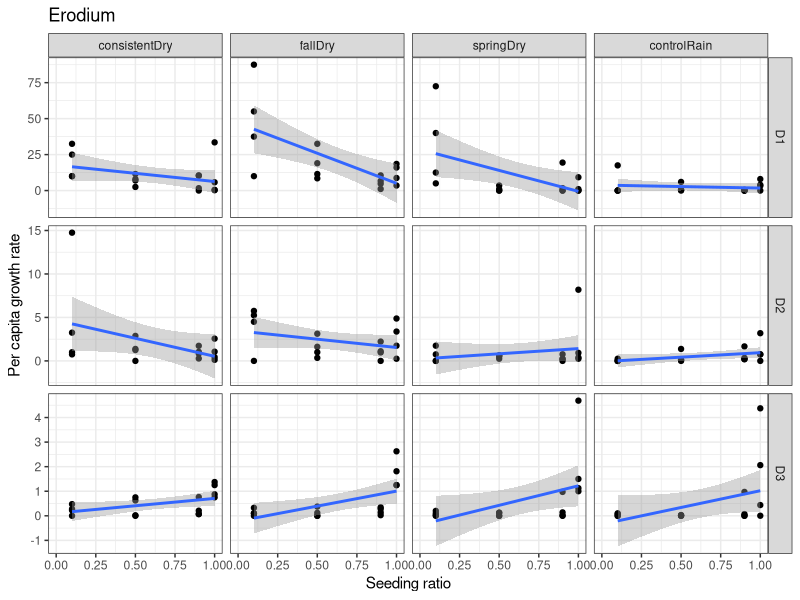
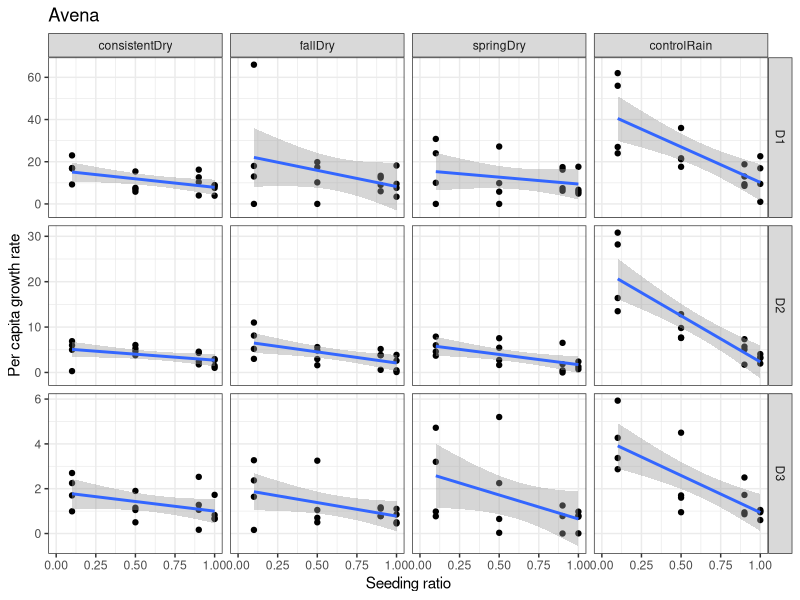
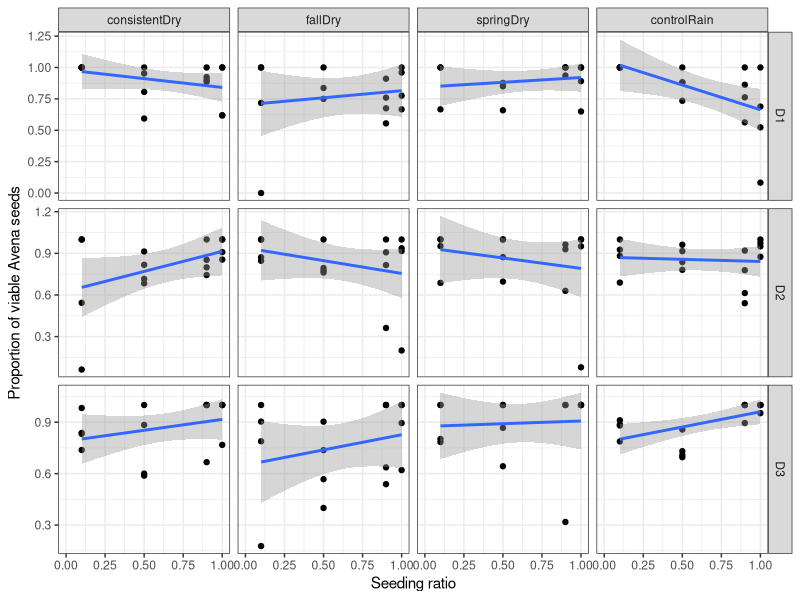
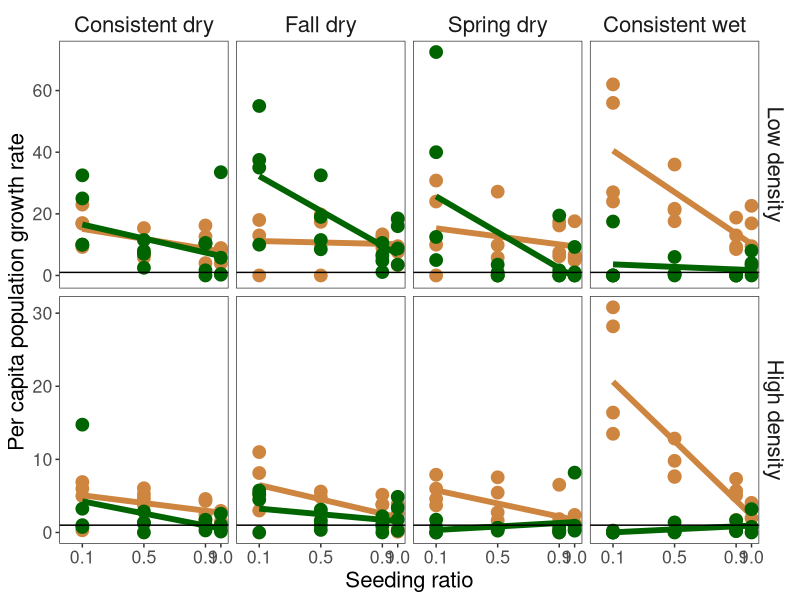
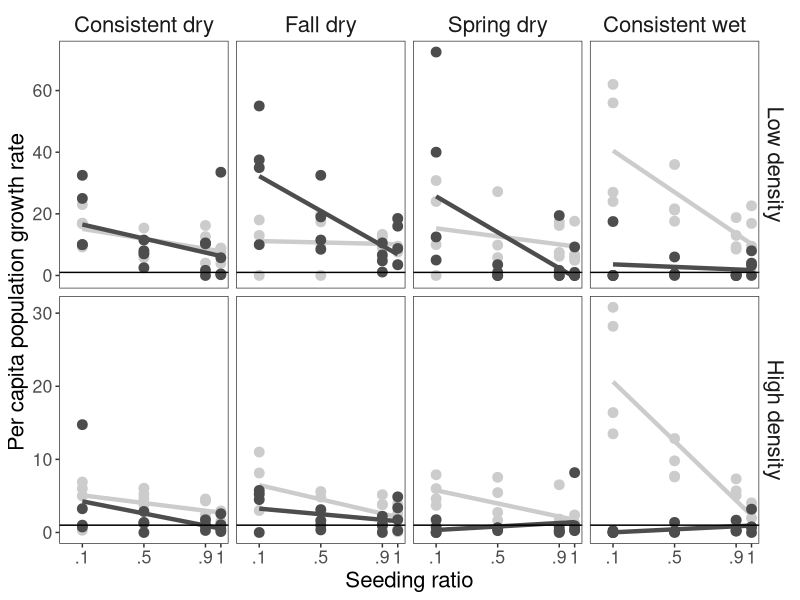
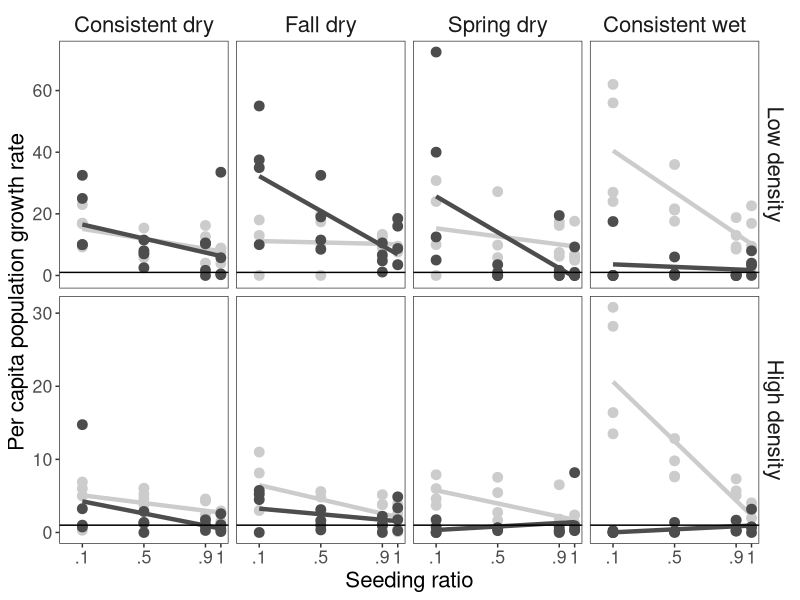
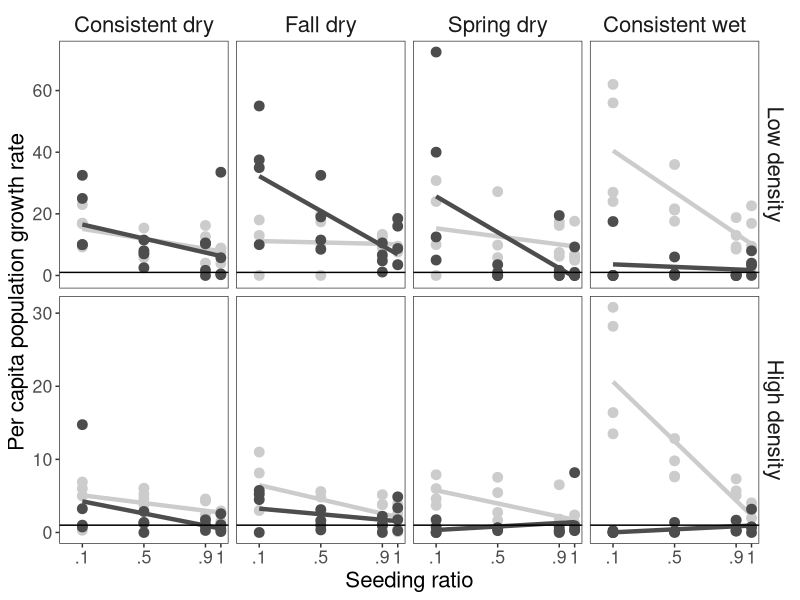

Write R code to recreate these figures, in order.
library(tidyverse)
library(here)

## DECEMBER DATA
mydat <- read_csv("Data/dd_stem_count_20141216.csv")


## CREATE A KEY TO ADD TREATMENT INFO TO SUBSEQUENT DATA
trtconvert <- mydat %>%
  dplyr::select(plot, subplot, number, AVtrt, EROtrt, density)

# ## FEBRUARY DATA
# mydat_feb <- read.csv("dd_stem_count_20150221.csv") %>%
#   tbl_df() %>%
#   mutate(plot = paste("Plot", Plot, sep="_"),
#          subplot = Treatment,
#          number = Subplot) %>%
#   select(-Plot, -Subplot, -Treatment, -AVquadrat, -EROquadrat, -Notes)%>%
#   select(date, plot, subplot, number, EROcount, AVcount)
# 
# mydat_feb2 <- tbl_df(merge(mydat_feb, trtconvert))
# names(mydat_feb2)[5:6] = c("ERO", "AV")
# 
# 
# ## MARCH DATA
# mydat_mar <- read.csv("dd_stem_count_20150320.csv") %>%
#   tbl_df() %>%
#   mutate(plot=paste("Plot", plot, sep="_")) %>%
#   select(date, plot, subplot, number, EROcount, AVcount)
# 
# mydat_mar2 <- tbl_df(merge(mydat_mar, trtconvert))
# names(mydat_mar2)[5:6] = c("ERO", "AV")


## APRIL DATA
mydat_apr <- read_csv("Data/dd_stem_count_20150423.csv") %>%
mutate(AVcor=1, AVcor=ifelse(AVquadrat2 == "10x25cm", 2.5, AVcor),
       AVcor=ifelse(AVquadrat2 == "5x5cm", 25, AVcor)) %>%
mutate(EROcor=1, EROcor=ifelse(EROquadrat2 == "10x25cm", 2.5, EROcor),
       EROcor=ifelse(EROquadrat2 == "5x5cm", 25, EROcor)) %>%
  mutate(AV_seeds=(AVgoodseed + AVmoldseed)*2*AVcor,
         AV_seedsgood=AVgoodseed*2*AVcor) %>%
    mutate(AV_propgood = AV_seedsgood/AV_seeds) %>%
  mutate(ERO_seeds=(EROstork + EROseed)*5*EROcor) %>%
  mutate(AV_stemtog=NA, AV_stemtog = ifelse(is.na(AVstemsTotal) == F, AVstemsTotal, AV_stemtog),
                AV_stemtog = ifelse(is.na(AVstemswseed) == F, AVstemswseed, AV_stemtog), 
    AV_stems = (AV_stemtog)*AVcor,
         ERO_stems = EROcount*EROcor) %>%
  mutate(AV_r = AV_seeds/AV_stems,
         ERO_r = ERO_seeds/ERO_stems) %>%
  dplyr::select(plot, subplot, AV_seeds, ERO_seeds, AV_stems, ERO_stems, AV_r, ERO_r, AV_seedsgood, AV_propgood)

trtconvert2 <- trtconvert %>%
  mutate(plot = extract_numeric(plot))

mydat_apr2 <- tbl_df(merge(mydat_apr, trtconvert2))



# ADD SHELTER CONVERSION KEY
shelterkey <- read_csv("Data/Shelter_key.csv")
mydat2 <- merge(mydat_apr2, shelterkey) %>%
  tbl_df() %>%
gather(spptrt, prop, AVtrt:EROtrt)%>%
  mutate(prop=extract_numeric(prop))%>%
  mutate(treatment=ordered(treatment, levels = c(consistentDry="consistentDry", fallDry="fallDry", springDry="springDry", controlRain="controlRain")))

# #just look at the monocultures
# mono <- mydat2 %>%
#   filter(prop==10) %>%
#   select(plot, subplot, density, ERO_seeds, AV_seedsgood, treatment, shelterBlock, spptrt, prop)%>%
#   gather(spp, count, ERO_seeds:AV_seedsgood) %>%
#   filter((spptrt=="AVtrt"&spp=="AV_seedsgood")|(spptrt=="EROtrt"&spp=="ERO_seeds")) %>%
#   mutate(seed=20, seed=ifelse(density=="D2", 200, seed), seed=ifelse(density=="D3", 2000, seed))%>%
#   mutate(propgerm=count/seed)%>%
#   ggplot(aes(x=density, y=propgerm, group=1))+geom_point() + facet_grid(spp~treatment) +geom_smooth(stat="smooth")
# 
# mono+theme_bw()


## PRELIMINARY VISUALIZATIONS

# Erodium
ero <- mydat2 %>%
  filter(spptrt=="EROtrt") %>%
  mutate(seed=20*(prop/10), seed=ifelse(density=="D2", 200*(prop/10), seed), seed=ifelse(density=="D3", 2000*(prop/10), seed)) %>%
  mutate(ERO_stemcorrect=1, ERO_stemcorrect=ifelse(ERO_stems > seed, seed/ERO_stems, ERO_stemcorrect)) %>%
  mutate(ERO_seeds2=ERO_seeds*ERO_stemcorrect) %>%
  mutate(R=ERO_seeds/seed) %>%
  ggplot(aes(x=(prop/10), y=R))+ geom_point()+ facet_grid(density~treatment, scale="free") 

ero + geom_smooth(method="lm") +theme_bw() +ylab("Per capita growth rate") + xlab("Seeding ratio") + ggtitle("Erodium") #+ ylim(0,.5)

# Avena
av <- mydat2 %>%
  filter(spptrt=="AVtrt") %>%
 # filter(density=="D1") %>%
  mutate(seed=20*(prop/10), seed=ifelse(density=="D2", 200*(prop/10), seed), seed=ifelse(density=="D3", 2000*(prop/10), seed)) %>%
  mutate(AV_stemcorrect=1, AV_stemcorrect=ifelse(AV_stems > seed, seed/AV_stems, AV_stemcorrect))%>%
  mutate(AV_seeds2=AV_seeds*AV_stemcorrect) %>%
  mutate(AV_seedsgood2=AV_seedsgood*AV_stemcorrect) %>%
  mutate(R=AV_seedsgood2/seed)%>%
  ggplot(aes(x=(prop/10), y=R))+ geom_point()+ facet_grid(density~treatment,  scale="free")
av + geom_smooth(method="lm") + theme_bw()+ylab("Per capita growth rate") + xlab("Seeding ratio") + ggtitle("Avena")
  

## Prop viable
av_propgood <- mydat2 %>%
  filter(spptrt=="AVtrt")%>%
  # filter(density=="D1") %>%
  mutate(seed=20*(prop/10), seed=ifelse(density=="D2", 200*(prop/10), seed), seed=ifelse(density=="D3", 2000*(prop/10), seed))%>%
  mutate(AV_stemcorrect=1, AV_stemcorrect=ifelse(AV_stems > seed, seed/AV_stems, AV_stemcorrect))%>%
  mutate(AV_seeds2=AV_seeds*AV_stemcorrect) %>%
  mutate(AV_seedsgood2=AV_seedsgood*AV_stemcorrect) %>%
  mutate(R=AV_seedsgood2/seed)%>%
  ggplot(aes(x=(prop/10), y=AV_propgood))+ geom_point()+ facet_grid(density~treatment,  scale="free")
av_propgood + geom_smooth(method="lm") + theme_bw()+ylab("Proportion of viable Avena seeds") + xlab("Seeding ratio")

# 
# 
# pdf("ddExperiment_growthrate_20150423.pdf")
#  ero+geom_smooth(method = "lm", formula = y ~ poly(x,2)) +theme_bw() + xlab("Seeding ratio") +ylab("Per capita growth rate") + 
#   ggtitle("Erodium") + geom_hline(y=1)
# av+geom_smooth(method = "lm") + theme_bw()+ xlab("Seeding ratio")+ylab("Per capita growth rate")  + ggtitle("Avena") + geom_hline(y=1)
# dev.off()

## APPEND DATA
# Avena
avdat <- mydat2 %>%
  mutate(density = as.character(density)) %>%
  filter(spptrt=="AVtrt")%>%
  mutate(seed=20*(prop/10), 
         seed=ifelse(density=="D2", 200*(prop/10), seed), 
         seed=ifelse(density=="D3", 2000*(prop/10), seed)) %>%
  mutate(AV_stemcorrect=1, AV_stemcorrect=ifelse(AV_stems > seed, seed/AV_stems, AV_stemcorrect))%>%
  mutate(AV_seeds2=AV_seeds*AV_stemcorrect) %>%
  mutate(seedsout=AV_seedsgood*AV_stemcorrect) %>%
  mutate(R=seedsout/seed) %>%
  mutate(species="Avena") %>%
  dplyr::select(plot, R, density, treatment, prop, shelterBlock, seed, species, seedsout, subplot)

# Erodium
erodat <- mydat2 %>%
  filter(spptrt=="EROtrt")%>%
  mutate(seed=20*(prop/10), seed=ifelse(density=="D2", 200*(prop/10), seed), seed=ifelse(density=="D3", 2000*(prop/10), seed))%>%
  mutate(ERO_stemcorrect=1, ERO_stemcorrect=ifelse(ERO_stems > seed, seed/ERO_stems, ERO_stemcorrect))%>%
  mutate(seedsout=ERO_seeds*ERO_stemcorrect) %>%
  mutate(R=seedsout/seed) %>%
  mutate(species="Erodium") %>%
  dplyr::select(plot, R, density, treatment, prop, shelterBlock, seed, species, seedsout, subplot)

# Together
togdat <- rbind(avdat, erodat) %>%
  # remove D3 for being unrealistically high density
  filter(density != "D3")


## RAW VISUAL
togdat2 <- togdat %>%
  mutate(treatment = as.character(treatment)) %>%
  #   mutate(treatment = revalue(treatment, c(fallDry = "Fall dry", consistentDry = "Consistent dry", springDry = "Spring dry", controlRain = "Consistent wet"))) %>%
  mutate(treatment=ordered(treatment, levels = c( consistentDry="consistentDry", fallDry="fallDry",springDry="springDry", controlRain="controlRain"))) %>%
  mutate(treatment = recode(treatment, consistentDry = "Consistent dry", fallDry = "Fall dry",  springDry = "Spring dry", controlRain = "Consistent wet")) %>%
  mutate(density = ordered(density, levels = c(D1 = "D1", D2 = "D2"))) %>%
  mutate(density = recode(density, D1 = "Low density", D2 = "High density"))

ggplot(subset(togdat2, species == "Avena" & R != 66), aes(x=(prop/10), y=(R)))+ geom_point(size = 4, color = "tan3")+ facet_grid(density~treatment,  scale="free") +
  geom_smooth(method="lm", color ="tan3", lwd = 2, se = F) + theme_bw() + ylab("Per capita population growth rate") + 
  geom_point(dat = subset(togdat2, species == "Erodium"), size = 4, color = "darkgreen") +
  geom_smooth(dat = subset(togdat2, species == "Erodium"), method="lm", color = "darkgreen", lwd = 2, se = F) +
  xlab("Seeding ratio")  + geom_hline(yintercept=1) + scale_x_continuous(limits = c(0, 1), breaks = c(.1, .5, .9, 1)) + 
  theme(strip.background = element_blank(), text = element_text(size = 16), 
        strip.text.x = element_text(size = 16), strip.text.y = element_text(size = 16),
        panel.grid.major = element_blank(), panel.grid.minor = element_blank())

## BW version
ggplot(subset(togdat2, species == "Avena" & R != 66), aes(x=(prop/10), y=(R)))+ geom_point(size = 3, color = "grey80")+ facet_grid(density~treatment,  scale="free") +
  geom_smooth(method="lm", color ="grey80", lwd = 1.5, se = F) + theme_bw() + ylab("Per capita population growth rate") + 
  geom_point(dat = subset(togdat2, species == "Erodium"), size = 3, color = "grey30") +
  geom_smooth(dat = subset(togdat2, species == "Erodium"), method="lm", color = "grey30", lwd = 1.5, se = F) +
  xlab("Seeding ratio")  + geom_hline(yintercept=1) + scale_x_continuous(limits = c(0, 1), breaks = c(.1, .5, .9, 1), labels = c(".1", ".5", ".9", "1")) + 
  theme(strip.background = element_blank(), text = element_text(size = 16), 
        strip.text.x = element_text(size = 16), strip.text.y = element_text(size = 16),
        panel.grid.major = element_blank(), panel.grid.minor = element_blank())
ggsave(here("Figs", "fig1_avena-erodium-percapita.pdf"), width = 8, height = 8)
ggsave(here("Figs", "fig1_avena-erodium-percapita.jpg"), width = 8, height = 8)
